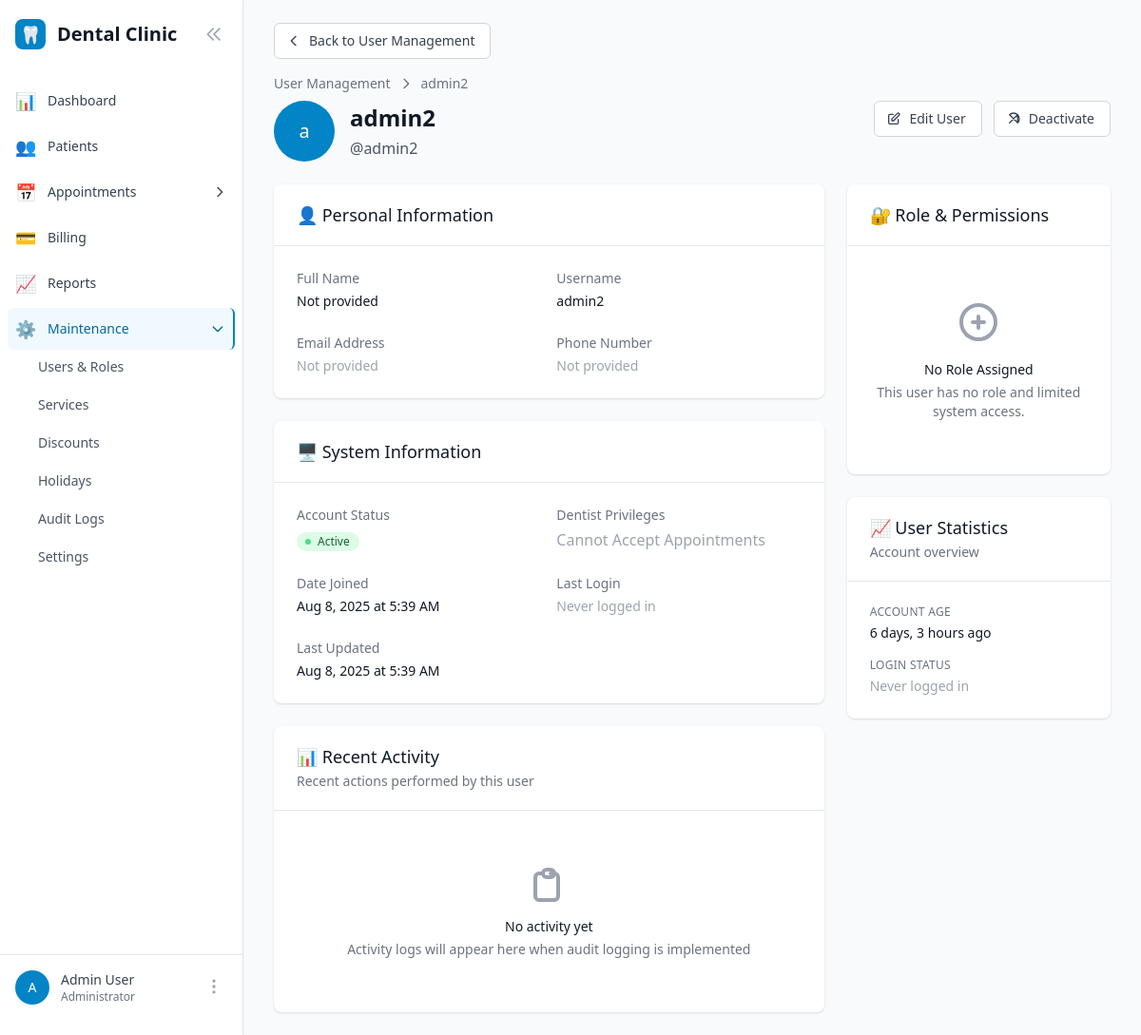
Page /users/2/ (signed in) on the earlier database version.
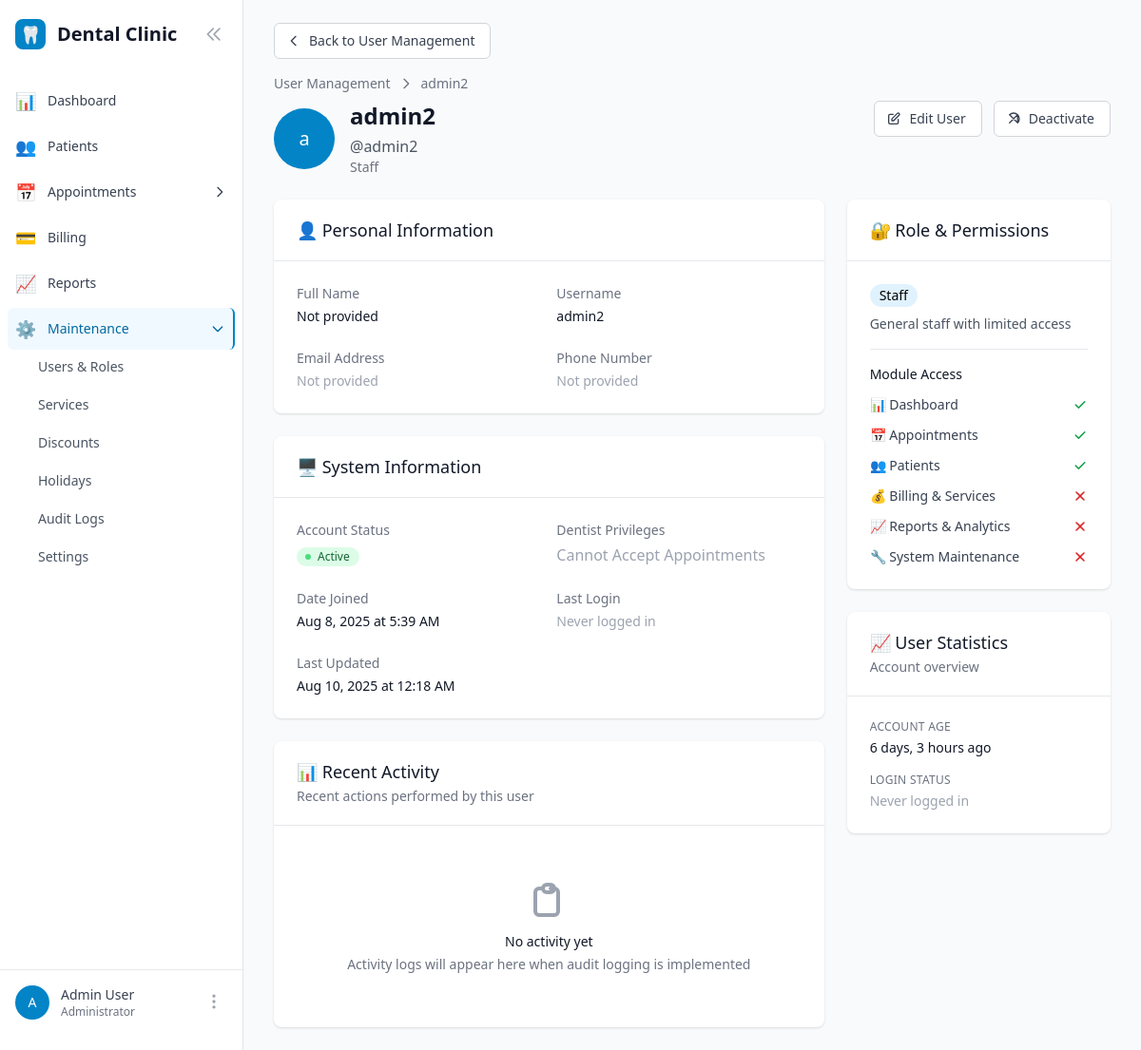
Same page on the later database version.
### users/models.py (models this page shows, shortened)
class User(AbstractUser):
    role = models.ForeignKey(Role, on_delete=models.PROTECT, null=True, blank=True)
    phone = models.CharField(max_length=20, blank=True)
    is_active_dentist = models.BooleanField(default=False, help_text="Can accept appointments")
    created_at = models.DateTimeField(auto_now_add=True)
    updated_at = models.DateTimeField(auto_now=True)
    def has_permission(self, module_name):
        if self.is_superuser:
            return True
        if not self.role or self.role.is_archived:  # Users with archived roles lose access
            return False
        return self.role.permissions.get(module_name, False)

class Role(models.Model):
    ADMIN = 'admin'
    DENTIST = 'dentist'
    STAFF = 'staff'
    ROLE_CHOICES = [
        (ADMIN, 'Admin'),
        (DENTIST, 'Dentist'),
        (STAFF, 'Staff'),
    ]
    name = models.CharField(max_length=50, unique=True)
    display_name = models.CharField(max_length=100)
    description = models.TextField(blank=True)
    permissions = models.JSONField(default=dict, help_text="Module permissions")
    is_default = models.BooleanField(default=False)
    is_archived = models.BooleanField(default=False, help_text="Archived roles are hidden from user assignment")
    created_at = models.DateTimeField(auto_now_add=True)
    updated_at = models.DateTimeField(auto_now=True)
    class Meta:
        ordering = ['name']

### users/views.py (the view)
# urls.py: path('<int:pk>/', views.UserDetailView.as_view(), name='user_detail'),
class UserDetailView(LoginRequiredMixin, DetailView):
    model = User
    template_name = 'users/user_detail.html'
    context_object_name = 'user_obj'
    def dispatch(self, request, *args, **kwargs):
        if not request.user.has_permission('maintenance'):
            messages.error(request, 'You do not have permission to access this page.')
            return redirect('core:dashboard')
        return super().dispatch(request, *args, **kwargs)

### users/templatetags/user_tags.py (called while the page is built)
@register.filter
def has_permission(user, module_name):
    if not user or not user.is_authenticated:
        return False
    if user.is_superuser:
        return True
    if not hasattr(user, 'role') or not user.role:
        return False
    return user.role.permissions.get(module_name, False)

### templates/users/user_detail.html (shortened to what the changed rows need)
{% extends 'base.html' %}
{% block content %}
<div class="max-w-4xl mx-auto space-y-6">
    <div>
        <div class="flex items-center space-x-2 text-sm text-gray-500 mb-2">
            <a href="{% url 'users:user_list' %}" class="hover:text-gray-700">User Management</a>
            <svg class="h-4 w-4" fill="none" stroke="currentColor" viewBox="0 0 24 24">
                <path stroke-linecap="round" stroke-linejoin="round" stroke-width="2" d="M9 5l7 7-7 7"></path>
            </svg>
            <span>{{ user_obj.get_full_name|default:user_obj.username }}</span>
        </div>
        <div class="flex justify-between items-start">
            <div class="flex items-center space-x-4">
                <div class="h-16 w-16 rounded-full bg-primary-600 flex items-center justify-center">
                    <span class="text-xl font-medium text-white">
                        {{ user_obj.first_name|first|default:user_obj.username|first }}
                    </span>
                </div>
                <div>
                    <div class="flex items-center space-x-3">
                        <h1 class="text-2xl font-bold text-gray-900">
                            {{ user_obj.get_full_name|default:user_obj.username }}
                        </h1>
                    </div>
                    <p class="mt-1 text-gray-600">@{{ user_obj.username }}</p>
                    {% if user_obj.role %}
                        <p class="text-sm text-gray-500">{{ user_obj.role.display_name }}</p>
                    {% endif %}
                </div>
            </div>
        </div>
    </div>
    <div class="grid grid-cols-1 lg:grid-cols-3 gap-6">
        <div class="lg:col-span-2 space-y-6">
            <div class="bg-white shadow rounded-lg overflow-hidden">
                <div class="px-4 py-5 sm:p-6">
                    <dl class="grid grid-cols-1 gap-x-4 gap-y-6 sm:grid-cols-2">
                        <div>
                            <dt class="text-sm font-medium text-gray-500">Full Name</dt>
                            <dd class="mt-1 text-sm text-gray-900">
                                {{ user_obj.get_full_name|default:"Not provided" }}
                            </dd>
                        </div>
                        <div>
                            <dt class="text-sm font-medium text-gray-500">Username</dt>
                            <dd class="mt-1 text-sm text-gray-900">{{ user_obj.username }}</dd>
                        </div>
                    </dl>
                </div>
            </div>
            <div class="bg-white shadow rounded-lg overflow-hidden">
                <div class="px-4 py-5 sm:p-6">
                    <dl class="grid grid-cols-1 gap-x-4 gap-y-6 sm:grid-cols-2">
                        <div>
                            <dt class="text-sm font-medium text-gray-500">Date Joined</dt>
                            <dd class="mt-1 text-sm text-gray-900">
                                {{ user_obj.date_joined|date:"M j, Y \a\t g:i A" }}
                            </dd>
                        </div>
                        <div>
                            <dt class="text-sm font-medium text-gray-500">Last Updated</dt>
                            <dd class="mt-1 text-sm text-gray-900">
                                {{ user_obj.updated_at|date:"M j, Y \a\t g:i A" }}
                            </dd>
                        </div>
                    </dl>
                </div>
            </div>
        </div>
        <div class="space-y-6">
            <div class="bg-white shadow rounded-lg overflow-hidden">
                <div class="px-4 py-5 sm:p-6">
                    {% if user_obj.role %}
                        <div class="mb-4">
                            <div class="flex items-center space-x-2">
                                <span class="inline-flex items-center px-2.5 py-0.5 rounded-full text-sm font-medium bg-primary-100 text-primary-800">
                                    {{ user_obj.role.display_name }}
                                </span>
                            </div>
                            {% if user_obj.role.description %}
                                <p class="mt-2 text-sm text-gray-600">{{ user_obj.role.description }}</p>
                            {% endif %}
                        </div>
                        <div class="border-t border-gray-200 pt-4">
                            <h4 class="text-sm font-medium text-gray-900 mb-3">Module Access</h4>
                            <div class="space-y-3">
                                {% for module, has_access in user_obj.role.permissions.items %}
                                    <div class="flex items-center justify-between">
                                        <span class="text-sm text-gray-700">
                                            {% if module == "dashboard" %}📊 Dashboard
                                            {% elif module == "appointments" %}📅 Appointments
                                            {% elif module == "patients" %}👥 Patients
                                            {% elif module == "billing" %}💰 Billing & Services
                                            {% elif module == "reports" %}📈 Reports & Analytics
                                            {% elif module == "maintenance" %}🔧 System Maintenance
                                            {% else %}{{ module|title }}
                                            {% endif %}
                                        </span>
                                        {% if has_access %}
                                            <span class="text-green-600">
                                                <svg class="h-4 w-4" fill="currentColor" viewBox="0 0 20 20">
                                                    <path fill-rule="evenodd" d="M16.707 5.293a1 1 0 010 1.414l-8 8a1 1 0 01-1.414 0l-4-4a1 1 0 011.414-1.414L8 12.586l7.293-7.293a1 1 0 011.414 0z" clip-rule="evenodd" />
                                                </svg>
                                            </span>
                                        {% else %}
                                            <span class="text-red-600">
                                                <svg class="h-4 w-4" fill="currentColor" viewBox="0 0 20 20">
                                                    <path fill-rule="evenodd" d="M4.293 4.293a1 1 0 011.414 0L10 8.586l4.293-4.293a1 1 0 111.414 1.414L11.414 10l4.293 4.293a1 1 0 01-1.414 1.414L10 11.414l-4.293 4.293a1 1 0 01-1.414-1.414L8.586 10 4.293 5.707a1 1 0 010-1.414z" clip-rule="evenodd" />
                                                </svg>
                                            </span>
                                        {% endif %}
                                    </div>
                                {% endfor %}
                            </div>
                        </div>
                    {% else %}
                        <div class="text-center text-gray-500 py-8">
                            <svg class="mx-auto h-12 w-12 text-gray-400 mb-4" fill="none" stroke="currentColor" viewBox="0 0 24 24">
                                <path stroke-linecap="round" stroke-linejoin="round" stroke-width="2" d="M12 9v3m0 0v3m0-3h3m-3 0H9m12 0a9 9 0 11-18 0 9 9 0 0118 0z" />
                            </svg>
                            <h4 class="text-sm font-medium text-gray-900 mb-1">No Role Assigned</h4>
                            <p class="text-sm text-gray-500">This user has no role and limited system access.</p>
                        </div>
                    {% endif %}
                </div>
            </div>
            <div class="bg-white shadow rounded-lg overflow-hidden">
                <div class="px-4 py-5 sm:p-6">
                    <dl class="space-y-4">
                        <div>
                            <dt class="text-xs font-medium text-gray-500 uppercase tracking-wide">Account Age</dt>
                            <dd class="mt-1 text-sm text-gray-900">
                                {% now "U" as current_timestamp %}
                                {% if user_obj.date_joined %}
                                    {{ user_obj.date_joined|timesince }} ago
                                {% else %}
                                    Unknown
                                {% endif %}
                            </dd>
                        </div>
                    </dl>
                </div>
            </div>
        </div>
    </div>
</div>
{% endblock %}

Differences in the rows shown:
changed User "admin2": role_id empty → 3 (drawn); role.display_name (not shown) → "Staff"; updated_at "Aug 8, 2025 at 5:39 AM" → "Aug 10, 2025 at 12:18 AM"; role.description (not shown) → "General staff with limited access"
Other differences:
text no longer shown: "No Role Assigned This user has no role and limited system access."
text now shown: "Module Access"
new list line: "📊 Dashboard"
new list line: "📅 Appointments"
new list line: "👥 Patients"
new list line: "💰 Billing & Services"
new list line: "📈 Reports & Analytics"
new list line: "🔧 System Maintenance"
